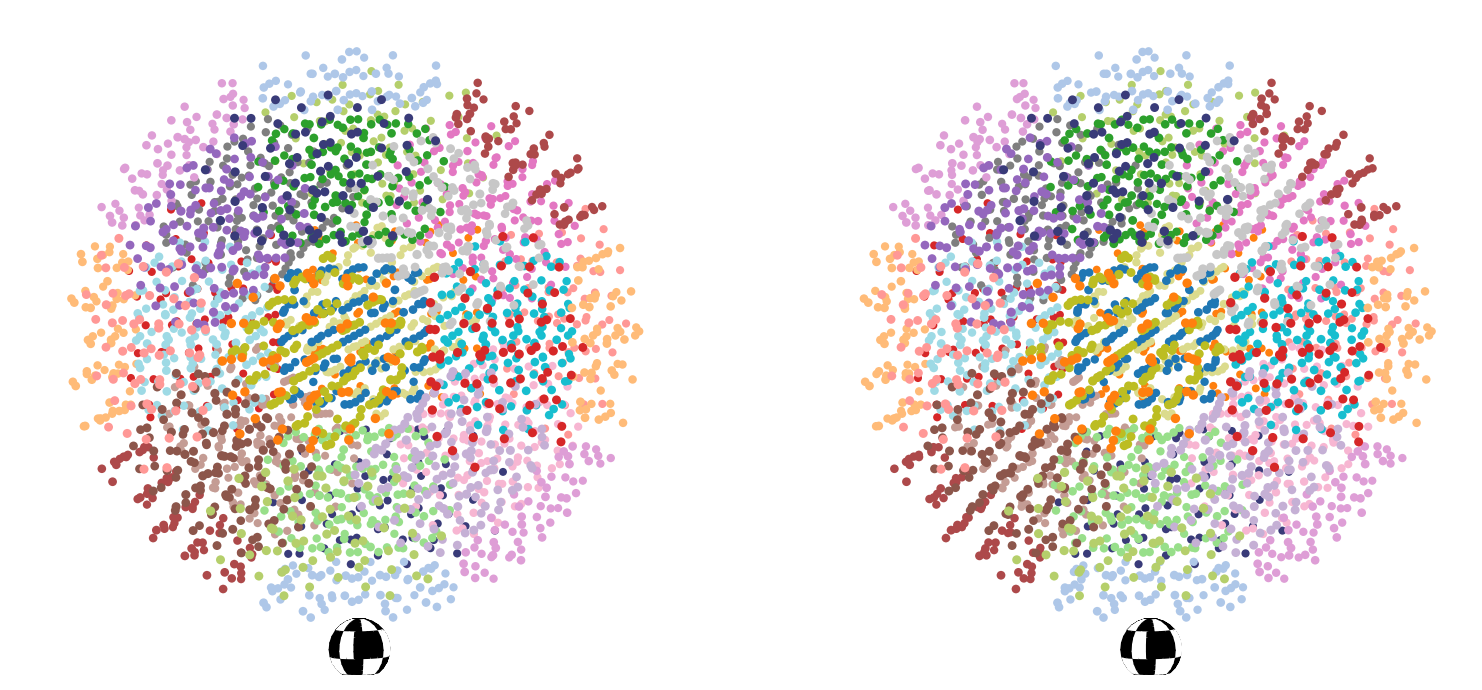

This chart was generated by the following Python code:
#!/usr/bin/env python3
"""
stereo3d_end_to_end.py

3D-only stereo axes + rewritten Figure7 usage (UI + GIF + save).

Key fixes vs your broken rendition:
  1) No dist= passed to Axes3D.view_init (Matplotlib version-safe).
  2) Uses the reference shareview + quaternion-linked view_init override.
  3) Explicit stereo mode:
       - mode="parallel": left panel = left eye, right panel = right eye
       - mode="cross":    left panel = right eye, right panel = left eye
     This matches what your eyes actually do. If you cross-view, use mode="cross"
     OR set ipd negative (reference convention). This code supports both.

Dependencies: your project modules:
  grid_FZ.py, laue_ops.py, orientation_ops.py
"""

from __future__ import annotations

import io
import json
import math
import multiprocessing as mp
import os
from dataclasses import asdict, dataclass
from pathlib import Path
from typing import Any, Dict, List, Optional, Tuple

import numpy as np
import torch
from torch import Tensor

import matplotlib
import matplotlib.pyplot as plt
from matplotlib import _api
from matplotlib.colors import BoundaryNorm, ListedColormap
from matplotlib.figure import Figure
from matplotlib.widgets import Button, CheckButtons, Slider, TextBox
from matplotlib.backends.backend_agg import FigureCanvasAgg as FigureCanvas
from mpl_toolkits.mplot3d.axes3d import Axes3D, _Quaternion

from PIL import Image


# =========================
# Stereo 3D axes (reference-faithful)
# =========================


def _view_init_linked(
    self: Axes3D, elev=None, azim=None, roll=None, vertical_axis="z", share=False
):
    """
    Reference-style override for Axes3D.view_init:
      - updates shared 'view' siblings
      - preserves relative stereo offsets via quaternion correction
    """
    # IMPORTANT: do not hard-reset dist here; that was a subtle bug in many renditions.
    # Reference sets self._dist=10 unconditionally; that *fights* external zoom control.
    # Keep current zoom instead.
    if not hasattr(self, "_dist"):
        self._dist = 10

    if elev is None:
        elev = self.initial_elev
    if azim is None:
        azim = self.initial_azim
    if roll is None:
        roll = self.initial_roll

    vertical_axis = _api.check_getitem(dict(x=0, y=1, z=2), vertical_axis=vertical_axis)

    if share:
        axes = {sib for sib in self._shared_axes["view"].get_siblings(self)}
        axes.remove(self)
        axes = [self] + list(axes)
    else:
        axes = [self]

    # Apply the requested angles to self, then derive sibling angles by rotating
    # around z by the difference in stereo_offset
    for ax in axes:
        _elev, _azim, _roll = elev, azim, roll

        if (
            hasattr(ax, "stereo_offset")
            and hasattr(self, "stereo_offset")
            and ax is not self
        ):
            q = _Quaternion.from_cardan_angles(*np.deg2rad((_elev, _azim, _roll)))
            th = np.deg2rad(self.stereo_offset - ax.stereo_offset)
            k = np.array([0.0, 0.0, 1.0])
            dq = _Quaternion(np.cos(th), k * np.sin(th))
            q2 = dq * q
            _elev, _azim, _roll = np.rad2deg(q2.as_cardan_angles())

        ax.elev = _elev
        ax.azim = _azim
        ax.roll = _roll
        ax._vertical_axis = vertical_axis


def _set_zoom(ax: Axes3D, dist: float) -> None:
    # Matplotlib versions differ: some have ax.dist property, but _dist exists everywhere.
    if hasattr(ax, "dist"):
        try:
            ax.dist = float(dist)
            return
        except Exception:
            pass
    ax._dist = float(dist)


class AxesStereo3D:
    """
    3D-only stereo axes wrapper.

    Conventions:
      - center azim/elev are the cyclopean camera angles
      - per-eye is azim +/- offset

    mode:
      - "parallel": left subplot shows left-eye view
      - "cross":    left subplot shows right-eye view (for cross-eyed viewing)
    """

    def __init__(
        self,
        fig: Optional[Figure] = None,
        axs: Optional[Tuple[Axes3D, Axes3D]] = None,
        *,
        eye_balance: float = -1.0,
        d: float = 350.0,
        ipd: float = 65.0,
        mode: str = "cross",
    ):
        self.eye_balance = float(eye_balance)
        self.d = float(d)
        self.ipd = float(ipd)
        self.mode = str(mode).lower()
        if self.mode not in ("parallel", "cross"):
            raise ValueError("mode must be 'parallel' or 'cross'")

        if fig is None and axs is None:
            fig, axs = plt.subplots(1, 2, subplot_kw={"projection": "3d"})
            axL, axR = axs[0], axs[1]
        elif axs is None:
            axL = fig.add_subplot(121, projection="3d")
            axR = fig.add_subplot(122, projection="3d")
        else:
            fig = axs[0].figure
            axL, axR = axs

        self.fig = fig
        self.ax_left = axL
        self.ax_right = axR

        self.ax_left.sharex(self.ax_right)
        self.ax_left.sharey(self.ax_right)
        self.ax_left.sharez(self.ax_right)

        # Share view state and install reference-style linked view_init
        self.ax_left.shareview(self.ax_right)
        self.ax_left.view_init = _view_init_linked.__get__(self.ax_left, Axes3D)
        self.ax_right.view_init = _view_init_linked.__get__(self.ax_right, Axes3D)

    def calc_3d_offsets(self) -> Tuple[float, float]:
        # Reference formula
        ang = 90.0 - np.rad2deg(np.arctan(2.0 * self.d / max(abs(self.ipd), 1e-12)))
        offset = (ang / 2.0) * np.sign(self.ipd)
        offL = (self.eye_balance + 1.0) / 2.0 * offset
        offR = (1.0 - self.eye_balance) / 2.0 * offset
        return float(offL), float(offR)

    def set_view(
        self,
        *,
        elev: float,
        azim: float,
        roll: Optional[float] = None,
        zoom_dist: Optional[float] = None,
    ):
        # Set zoom separately (no dist= keyword)
        if zoom_dist is not None:
            _set_zoom(self.ax_left, zoom_dist)
            _set_zoom(self.ax_right, zoom_dist)

        offL, offR = self.calc_3d_offsets()

        # For "cross" mode, swap which eye goes to which subplot.
        # This matches: left eye looks at right subplot.
        if self.mode == "parallel":
            # left subplot = left eye; right subplot = right eye
            self.ax_left.stereo_offset = -offL
            self.ax_right.stereo_offset = +offR
            self.ax_left.view_init(elev=elev, azim=azim - offL, roll=roll, share=True)
            self.ax_right.view_init(elev=elev, azim=azim + offR, roll=roll, share=True)
        else:
            # left subplot = right eye; right subplot = left eye
            self.ax_left.stereo_offset = +offR
            self.ax_right.stereo_offset = -offL
            self.ax_left.view_init(elev=elev, azim=azim + offR, roll=roll, share=True)
            self.ax_right.view_init(elev=elev, azim=azim - offL, roll=roll, share=True)

    def __getattr__(self, name: str):
        # Pass-through that forces stereo view offsets before any plotting call
        def method(*args, **kwargs):
            ax_method = getattr(self.ax_left, name, None)
            if ax_method is None:
                raise AttributeError(name)

            # Compute offsets and apply *relative to current shared azim*
            offL, offR = self.calc_3d_offsets()

            # In shareview, ax_left.azim represents the shared base after interaction.
            base_elev = float(getattr(self.ax_left, "elev", 0.0))
            base_azim = float(getattr(self.ax_left, "azim", 0.0))
            base_roll = (
                float(getattr(self.ax_left, "roll", 0.0))
                if hasattr(self.ax_left, "roll")
                else None
            )

            # Re-apply stereo separation around the shared base
            if self.mode == "parallel":
                self.ax_left.stereo_offset = -offL
                self.ax_right.stereo_offset = +offR
                self.ax_left.view_init(
                    elev=base_elev, azim=base_azim - offL, roll=base_roll, share=True
                )
                self.ax_right.view_init(
                    elev=base_elev, azim=base_azim + offR, roll=base_roll, share=True
                )
            else:
                self.ax_left.stereo_offset = +offR
                self.ax_right.stereo_offset = -offL
                self.ax_left.view_init(
                    elev=base_elev, azim=base_azim + offR, roll=base_roll, share=True
                )
                self.ax_right.view_init(
                    elev=base_elev, azim=base_azim - offL, roll=base_roll, share=True
                )

            resL = getattr(self.ax_left, name)(*args, **kwargs)
            resR = getattr(self.ax_right, name)(*args, **kwargs)
            return (resL, resR)

        return method


# =========================
# Rewritten Figure7 usage
# =========================

matplotlib.rcParams["pdf.fonttype"] = 42
matplotlib.rcParams["ps.fonttype"] = 42

LAUE_O = 11
CARD_O = 24
H_MAX = (3.0 * math.pi / 4.0) ** (1.0 / 3.0)
N_AUG_MIN = 100
N_AUG_MAX = 10_000
DEVICE = torch.device("cuda" if torch.cuda.is_available() else "cpu")
SETTINGS_FILE = Path("figure7.json")
DEFAULT_STEM = "figure7"

# Your project modules
from grid_FZ import cu_kr_grid, kr_sample_laue
from laue_ops import laue_elements
from orientation_ops import cu2qu, qu_norm, qu_prod, qu_std, qu2ho


@dataclass
class Settings:
    point_size: float = 5.0
    lattice_mode: str = "fcc"  # "fcc" (default) or "primitive"
    grid_index: int = 0
    operator_enabled: List[bool] = None

    style_axis_off: bool = True
    style_ortho: bool = True
    style_panes_visible: bool = False
    style_grid: bool = False

    d: float = 350.0
    ipd: float = 65.0
    zoom_dist: float = 7.0

    stereo_mode: str = "cross"  # fixed: always cross

    gif_frames_per_360: int = 36
    gif_elevation: float = 20.0
    gif_duration_ms: int = 100
    gif_size_by_distance: bool = False

    def __post_init__(self):
        if self.operator_enabled is None:
            self.operator_enabled = [True] * CARD_O


@dataclass
class PrecomputedGrid:
    lattice_mode: str
    semi_edge: int
    h_lattice: int
    n_fz: int
    n_aug: int
    ho: np.ndarray
    op_idx: np.ndarray


_GIF_POOL_DATA: Dict[str, Any] = {}


def _init_gif_pool(payload: Dict[str, Any]):
    global _GIF_POOL_DATA
    _GIF_POOL_DATA = payload


def _render_gif_frame(task: Tuple[int, float]) -> Tuple[int, bytes]:
    idx, azC = task
    cfg = _GIF_POOL_DATA

    fig = Figure(figsize=cfg["figsize"], dpi=cfg["dpi"])
    _ = FigureCanvas(fig)
    axL = fig.add_subplot(121, projection="3d")
    axR = fig.add_subplot(122, projection="3d")
    ax_stereo = AxesStereo3D(
        fig=fig,
        axs=(axL, axR),
        eye_balance=-1.0,
        d=cfg["d"],
        ipd=cfg["ipd"],
        mode="cross",
    )
    ax_stereo.set_view(elev=cfg["elev"], azim=float(azC), zoom_dist=cfg["zoom_dist"])

    r = float(cfg["r"])
    for ax in (ax_stereo.ax_left, ax_stereo.ax_right):
        ax.cla()
        set_equal_zoom(ax, r)
        style_3d(
            ax,
            axis_off=cfg["style_axis_off"],
            ortho=cfg["style_ortho"],
            panes_visible=cfg["style_panes_visible"],
            grid=cfg["style_grid"],
        )

    ho = cfg["ho"]
    c = cfg["c"]
    if ho.shape[0] > 0:
        cmap, norm = cyclic_cmap_24()
        if cfg["gif_size_by_distance"]:
            elev_r = np.deg2rad(float(cfg["elev"]))
            ar = np.deg2rad(float(azC))
            cam = float(cfg["zoom_dist"]) * np.array(
                [
                    np.cos(elev_r) * np.cos(ar),
                    np.cos(elev_r) * np.sin(ar),
                    np.sin(elev_r),
                ]
            )
            dists = np.linalg.norm(ho - cam, axis=1)
            ref = max(float(np.median(dists)), 1e-6)
            sizes = float(cfg["point_size"]) * ref / dists
            sizes = np.clip(
                sizes, float(cfg["point_size"]) * 0.2, float(cfg["point_size"]) * 5.0
            )
        else:
            sizes = float(cfg["point_size"])

        ax_stereo.scatter(
            ho[:, 0],
            ho[:, 1],
            ho[:, 2],
            c=c,
            cmap=cmap,
            norm=norm,
            s=sizes,
            edgecolors="none",
            alpha=1.0,
        )

    _add_tracker_sphere(ax_stereo, r)

    buf = io.BytesIO()
    fig.savefig(buf, format="png", dpi=cfg["dpi"], bbox_inches="tight")
    plt.close(fig)
    return idx, buf.getvalue()


@torch.no_grad()
def _cubochoric_fcc_grid(h: int, device: torch.device) -> Tensor:
    cu_max = 0.5 * math.pi ** (2.0 / 3.0)
    u = torch.linspace(-cu_max, cu_max, 2 * h + 2, device=device, dtype=torch.float64)
    u = u[:-1]
    u = u + 0.5 * (u[1] - u[0])
    x, y, z = torch.meshgrid(u, u, u, indexing="ij")

    idx = torch.arange(-h, h + 1, device=device)
    i, j, k = torch.meshgrid(idx, idx, idx, indexing="ij")
    mask = ((i + j + k) % 2) == 0
    return torch.stack([x[mask], y[mask], z[mask]], dim=-1)


@torch.no_grad()
def _kr_fcc_grid(h: int) -> Tensor:
    cu = _cubochoric_fcc_grid(h, DEVICE)
    qu = qu_norm(qu_std(cu2qu(cu)))
    return qu_norm(qu_std(kr_sample_laue(qu, LAUE_O)))


@torch.no_grad()
def _augment_qu_fz_to_homochoric(
    qu_fz: Tensor, ops: Tensor
) -> Tuple[np.ndarray, np.ndarray]:
    qu_fz = qu_norm(qu_std(qu_fz)).to(DEVICE)
    n_fz = qu_fz.shape[0]
    ho_list: List[Tensor] = []
    op_idx_list: List[Tensor] = []
    for i in range(ops.shape[0]):
        q_op = qu_norm(qu_prod(qu_fz, ops[i : i + 1].expand(n_fz, -1)))
        ho_list.append(qu2ho(q_op))
        op_idx_list.append(torch.full((n_fz,), i, dtype=torch.long, device=DEVICE))
    ho = torch.cat(ho_list, dim=0).cpu().numpy()
    op_idx = torch.cat(op_idx_list, dim=0).cpu().numpy()
    return ho, op_idx


def precompute_grids(lattice_mode: str) -> List[PrecomputedGrid]:
    ops = laue_elements(LAUE_O).to(device=DEVICE, dtype=torch.float64)
    grids: List[PrecomputedGrid] = []
    for h in range(2, 20):
        if lattice_mode == "fcc":
            n_fz = ((2 * h + 1) ** 3 + 1) // 2
        else:
            n_fz = (2 * h + 1) ** 3
        n_aug = CARD_O * n_fz
        if n_aug < N_AUG_MIN:
            continue
        if n_aug > N_AUG_MAX:
            break
        if lattice_mode == "fcc":
            qu_fz = _kr_fcc_grid(h)
        else:
            qu_fz = cu_kr_grid(h, LAUE_O, DEVICE)
        n_actual = qu_fz.shape[0]
        if n_actual != n_fz:
            n_fz = n_actual
            n_aug = CARD_O * n_fz
            if n_aug > N_AUG_MAX:
                continue
        ho, op_idx = _augment_qu_fz_to_homochoric(qu_fz, ops)
        grids.append(
            PrecomputedGrid(
                lattice_mode=lattice_mode,
                semi_edge=h,
                h_lattice=h,
                n_fz=n_fz,
                n_aug=n_aug,
                ho=ho,
                op_idx=op_idx,
            )
        )
    return grids


def cyclic_cmap_24() -> Tuple[ListedColormap, BoundaryNorm]:
    colors = [plt.cm.tab20(i / 19) for i in range(20)]
    colors += [plt.cm.tab20b((i - 20) / 3) for i in range(20, 24)]
    colors = [(*c[:3], 1.0) for c in colors]
    cmap = ListedColormap(colors)
    norm = BoundaryNorm(np.arange(25) - 0.5, cmap.N)
    return cmap, norm


def sort_operators_by_w(ops: Tensor) -> Tuple[np.ndarray, np.ndarray]:
    w = ops[:, 0].detach().cpu().numpy()
    idx = np.argsort(w)[::-1]
    return idx, w[idx]


def style_3d(
    ax: Axes3D, *, axis_off: bool, ortho: bool, panes_visible: bool, grid: bool
) -> None:
    ax.set_axis_off() if axis_off else ax.set_axis_on()
    ax.set_proj_type("ortho" if ortho else "persp")
    for a in (ax.xaxis, ax.yaxis, ax.zaxis):
        try:
            a.pane.set_visible(panes_visible)
        except Exception:
            pass
    ax.grid(grid)


def set_equal_zoom(ax: Axes3D, r: float) -> None:
    ax.set_xlim(-r, r)
    ax.set_ylim(-r, r)
    ax.set_zlim(-r, r)
    ax.set_box_aspect((1, 1, 1))


def _add_tracker_sphere(ax_stereo: AxesStereo3D, r_plot: float) -> None:
    cx, cy, cz = 0.0, 0.0, -1.05 * r_plot
    rad = 0.1 * r_plot
    n_u, n_v = 24, 14
    u = np.linspace(0, 2 * np.pi, n_u + 1)
    v = np.linspace(0, np.pi, n_v + 1)
    U, V = np.meshgrid(u, v)
    X = cx + rad * np.sin(V) * np.cos(U)
    Y = cy + rad * np.sin(V) * np.sin(U)
    Z = cz + rad * np.cos(V)
    C = (np.sin(4 * U) * np.sin(4 * V) > 0).astype(float)
    cmap = ListedColormap(["#000000", "#FFFFFF"])
    facecolors = cmap(C)
    kwargs = dict(facecolors=facecolors, shade=False, rstride=1, cstride=1)
    ax_stereo.ax_left.plot_surface(X, Y, Z, **kwargs)
    ax_stereo.ax_right.plot_surface(X, Y, Z, **kwargs)


def plot_homochoric_ball(
    grid: PrecomputedGrid,
    ax_stereo: AxesStereo3D,
    *,
    point_size: float,
    operator_mask: Optional[np.ndarray],
    size_by_distance: bool,
    style_axis_off: bool,
    style_ortho: bool,
    style_panes_visible: bool,
    style_grid: bool,
):
    ho = grid.ho.copy()
    c = grid.op_idx.copy()

    if operator_mask is not None:
        m = operator_mask[grid.op_idx]
        ho = ho[m]
        c = c[m]

    r = 1.05 * H_MAX
    for ax in (ax_stereo.ax_left, ax_stereo.ax_right):
        ax.cla()
        set_equal_zoom(ax, r)
        style_3d(
            ax,
            axis_off=style_axis_off,
            ortho=style_ortho,
            panes_visible=style_panes_visible,
            grid=style_grid,
        )

    cmap, norm = cyclic_cmap_24()

    if ho.shape[0] > 0:
        if size_by_distance:
            # Cyclopean camera pos from the shared view (base angles)
            elev = float(getattr(ax_stereo.ax_left, "elev", 0.0))
            azim = float(getattr(ax_stereo.ax_left, "azim", 0.0))
            dist = float(getattr(ax_stereo.ax_left, "_dist", 7.0))
            er = np.deg2rad(elev)
            ar = np.deg2rad(azim)
            cam = dist * np.array(
                [np.cos(er) * np.cos(ar), np.cos(er) * np.sin(ar), np.sin(er)]
            )
            dists = np.linalg.norm(ho - cam, axis=1)
            ref = max(float(np.median(dists)), 1e-6)
            sizes = point_size * ref / dists
            sizes = np.clip(sizes, point_size * 0.2, point_size * 5.0)
        else:
            sizes = point_size

        ax_stereo.scatter(
            ho[:, 0],
            ho[:, 1],
            ho[:, 2],
            c=c,
            cmap=cmap,
            norm=norm,
            s=sizes,
            edgecolors="none",
            alpha=1.0,
        )

    _add_tracker_sphere(ax_stereo, r)


class Figure7App:
    def __init__(self, grids_by_lattice: Dict[str, List[PrecomputedGrid]]):
        self.grids_by_lattice = grids_by_lattice
        self.s = Settings()
        self.s.stereo_mode = "cross"
        self._loading = False

        ops = laue_elements(LAUE_O)
        self._op_sorted_indices, self._op_sorted_w = sort_operators_by_w(ops)

        self.ax_stereo = AxesStereo3D(
            eye_balance=-1.0, d=self.s.d, ipd=self.s.ipd, mode="cross"
        )
        self.ax_stereo.set_view(elev=0.0, azim=0.0, zoom_dist=self.s.zoom_dist)

        self.fig_ui = plt.figure("Figure 6 — Controls", figsize=(5.8, 7.4), dpi=110)
        self.fig_ui.patch.set_facecolor("white")

        self._widgets: Dict[str, Any] = {}
        self._operator_panels: List[Tuple[List[int], CheckButtons]] = []
        self._ax_info = None

        self._build_ui()
        self._bind_callbacks()
        self.redraw()

    def _build_ui(self):
        self._widgets.clear()
        self._operator_panels.clear()

        xL, wL = 0.06, 0.41
        xR, wR = 0.53, 0.41
        h = 0.022
        dy = 0.048

        def _heading(x0: float, y0: float, w0: float, text: str):
            ax = self.fig_ui.add_axes([x0, y0, w0, 0.012])
            ax.set_axis_off()
            ax.text(
                0.0, 0.0, text.upper(), fontsize=8, fontweight="bold", color="#4b5563"
            )

        def _add_slider(
            name: str,
            x0: float,
            y0: float,
            w0: float,
            label: str,
            lo: float,
            hi: float,
            val: float,
            step=None,
        ):
            ax = self.fig_ui.add_axes([x0, y0, w0, h])
            slider = Slider(ax, label, lo, hi, valinit=val, valstep=step)
            slider.label.set_fontsize(8.7)
            slider.label.set_ha("left")
            slider.label.set_va("bottom")
            slider.label.set_position((0.0, 1.10))
            slider.valtext.set_fontsize(8.2)
            slider.valtext.set_ha("right")
            slider.valtext.set_va("bottom")
            slider.valtext.set_position((1.0, 1.10))
            self._widgets[name] = slider
            return y0 - dy

        def _add_check(
            name: str, x0: float, y0: float, w0: float, label: str, checked: bool
        ):
            ax = self.fig_ui.add_axes([x0, y0, w0, h])
            cb = CheckButtons(ax, [label], [checked])
            for txt in cb.labels:
                txt.set_fontsize(8.4)
            self._widgets[name] = cb
            return y0 - dy * 0.82

        yL = 0.94
        yR = 0.94

        _heading(xL, yL, wL, "Grid")
        yL -= 0.040
        n_grids_default = len(self.grids_by_lattice.get("fcc", []))
        yL = _add_check("lattice_fcc", xL, yL, wL, "FCC KR lattice", True)
        yL = _add_slider(
            "grid_index", xL, yL, wL, "Grid", 0, max(0, n_grids_default - 1), 0, step=1
        )
        yL = _add_slider(
            "point_size", xL, yL, wL, "Point size", 1, 100, self.s.point_size
        )

        self._ax_info = self.fig_ui.add_axes([xL, yL - 0.006, wL, 0.050])
        self._ax_info.set_axis_off()
        yL -= 0.070

        _heading(xL, yL, wL, "Stereo (cross fixed)")
        yL -= 0.040
        yL = _add_slider("d", xL, yL, wL, "d (mm)", 200, 2000, self.s.d)
        yL = _add_slider("ipd", xL, yL, wL, "ipd (mm)", -80, 80, self.s.ipd)
        yL = _add_slider("zoom_dist", xL, yL, wL, "Zoom", 3, 25, self.s.zoom_dist)

        _heading(xL, yL, wL, "3D style")
        yL -= 0.042
        style_h = 0.028
        style_items = [
            ("style_axis_off", "Hide axis", self.s.style_axis_off),
            ("style_ortho", "Ortho", self.s.style_ortho),
            ("style_panes_visible", "Panes", self.s.style_panes_visible),
            ("style_grid", "Grid", self.s.style_grid),
        ]
        cw = wL / 2
        for i, (key, label, checked) in enumerate(style_items):
            r = i // 2
            c = i % 2
            ax_s = self.fig_ui.add_axes(
                [xL + c * cw, yL - r * (style_h + 0.006), cw - 0.006, style_h]
            )
            cb = CheckButtons(ax_s, [label], [checked])
            for txt in cb.labels:
                txt.set_fontsize(8.2)
            self._widgets[key] = cb
        yL -= 2 * (style_h + 0.006) + 0.012

        _heading(xR, yR, wR, "GIF")
        yR -= 0.040
        yR = _add_slider(
            "gif_frames_per_360",
            xR,
            yR,
            wR,
            "Frames / 360°",
            4,
            360,
            self.s.gif_frames_per_360,
            step=1,
        )
        yR = _add_slider(
            "gif_elevation", xR, yR, wR, "Elevation (°)", -90, 90, self.s.gif_elevation
        )
        yR = _add_slider(
            "gif_duration_ms",
            xR,
            yR,
            wR,
            "Duration (ms)",
            20,
            500,
            self.s.gif_duration_ms,
            step=10,
        )
        yR = _add_check(
            "gif_size_by_distance",
            xR,
            yR,
            wR,
            "Size ∝ 1/distance",
            self.s.gif_size_by_distance,
        )

        _heading(xR, yR, wR, "File")
        yR -= 0.040
        ax_set = self.fig_ui.add_axes([xR, yR, wR, h])
        tb_set = TextBox(ax_set, "Settings", initial=str(SETTINGS_FILE))
        tb_set.label.set_fontsize(8.7)
        tb_set.label.set_ha("left")
        tb_set.label.set_va("bottom")
        tb_set.label.set_position((0.0, 1.08))
        if hasattr(tb_set, "text_disp"):
            tb_set.text_disp.set_fontsize(8.2)
        self._widgets["settings_path"] = tb_set
        yR -= dy

        ax_stem = self.fig_ui.add_axes([xR, yR, wR, h])
        tb_stem = TextBox(ax_stem, "Stem", initial=DEFAULT_STEM)
        tb_stem.label.set_fontsize(8.7)
        tb_stem.label.set_ha("left")
        tb_stem.label.set_va("bottom")
        tb_stem.label.set_position((0.0, 1.08))
        if hasattr(tb_stem, "text_disp"):
            tb_stem.text_disp.set_fontsize(8.2)
        self._widgets["output_stem"] = tb_stem
        yR -= dy + 0.006

        bw = (wR - 0.02) / 2
        self._widgets["save_settings"] = Button(
            self.fig_ui.add_axes([xR, yR, bw, 0.042]), "Save cfg"
        )
        self._widgets["load_settings"] = Button(
            self.fig_ui.add_axes([xR + bw + 0.02, yR, bw, 0.042]), "Load cfg"
        )
        yR -= 0.052
        self._widgets["save_png"] = Button(
            self.fig_ui.add_axes([xR, yR, bw, 0.042]), "Save PNG"
        )
        self._widgets["save_pdf"] = Button(
            self.fig_ui.add_axes([xR + bw + 0.02, yR, bw, 0.042]), "Save PDF"
        )
        yR -= 0.052
        self._widgets["save_gif"] = Button(
            self.fig_ui.add_axes([xR, yR, wR, 0.042]), "Save GIF"
        )

        op_top = min(yL, yR) - 0.012
        _heading(0.06, op_top, 0.88, "Operators (sorted by w)")
        op_y = op_top - 0.215
        panel_h = 0.195

        left_idxs = list(self._op_sorted_indices[: CARD_O // 2])
        right_idxs = list(self._op_sorted_indices[CARD_O // 2 :])

        left_labels = [
            f"Op {idx:2d}  w={self._op_sorted_w[i]:.2f}"
            for i, idx in enumerate(left_idxs)
        ]
        left_states = [bool(self.s.operator_enabled[idx]) for idx in left_idxs]
        ax_ops_left = self.fig_ui.add_axes([0.06, op_y, 0.41, panel_h])
        cb_left = CheckButtons(ax_ops_left, left_labels, left_states)
        for txt in cb_left.labels:
            txt.set_fontsize(7.8)
        self._widgets["ops_left"] = cb_left
        self._operator_panels.append((left_idxs, cb_left))

        right_labels = [
            f"Op {idx:2d}  w={self._op_sorted_w[i + CARD_O // 2]:.2f}"
            for i, idx in enumerate(right_idxs)
        ]
        right_states = [bool(self.s.operator_enabled[idx]) for idx in right_idxs]
        ax_ops_right = self.fig_ui.add_axes([0.53, op_y, 0.41, panel_h])
        cb_right = CheckButtons(ax_ops_right, right_labels, right_states)
        for txt in cb_right.labels:
            txt.set_fontsize(7.8)
        self._widgets["ops_right"] = cb_right
        self._operator_panels.append((right_idxs, cb_right))

    def _sync_from_widgets(self):
        W = self._widgets
        self.s.point_size = float(W["point_size"].val)
        self.s.lattice_mode = "fcc" if W["lattice_fcc"].get_status()[0] else "primitive"
        self.s.grid_index = int(W["grid_index"].val)

        self.s.style_axis_off = W["style_axis_off"].get_status()[0]
        self.s.style_ortho = W["style_ortho"].get_status()[0]
        self.s.style_panes_visible = W["style_panes_visible"].get_status()[0]
        self.s.style_grid = W["style_grid"].get_status()[0]

        self.s.d = float(W["d"].val)
        self.s.ipd = float(W["ipd"].val)
        self.s.zoom_dist = float(W["zoom_dist"].val)
        self.s.stereo_mode = "cross"

        self.s.gif_frames_per_360 = int(W["gif_frames_per_360"].val)
        self.s.gif_elevation = float(W["gif_elevation"].val)
        self.s.gif_duration_ms = int(W["gif_duration_ms"].val)
        self.s.gif_size_by_distance = W["gif_size_by_distance"].get_status()[0]

        for indices, cb in self._operator_panels:
            states = cb.get_status()
            for i, orig_idx in enumerate(indices):
                self.s.operator_enabled[orig_idx] = bool(states[i])

    def _bind_callbacks(self):
        for name, w in self._widgets.items():
            if name in (
                "save_png",
                "save_pdf",
                "load_settings",
                "save_settings",
                "save_gif",
                "settings_path",
                "output_stem",
            ):
                continue
            if hasattr(w, "on_changed"):
                w.on_changed(lambda _: self.redraw())
            elif hasattr(w, "on_clicked"):
                w.on_clicked(lambda _: self.redraw())

        self._widgets["save_png"].on_clicked(self._save_png)
        self._widgets["save_pdf"].on_clicked(self._save_pdf)
        self._widgets["load_settings"].on_clicked(self._load_settings)
        self._widgets["save_settings"].on_clicked(self._save_settings)
        self._widgets["save_gif"].on_clicked(self._save_gif)

    def redraw(self):
        if self._loading:
            return
        self._sync_from_widgets()
        s = self.s

        grids = self.grids_by_lattice.get(s.lattice_mode, [])
        if not grids:
            fallback = "primitive" if s.lattice_mode == "fcc" else "fcc"
            grids = self.grids_by_lattice.get(fallback, [])
            s.lattice_mode = fallback
        if not grids:
            return

        idx = max(0, min(s.grid_index, len(grids) - 1))
        grid = grids[idx]

        # Update stereo parameters
        self.ax_stereo.d = s.d
        self.ax_stereo.ipd = s.ipd
        self.ax_stereo.mode = "cross"

        # Enforce a known base view every redraw (keeps UI deterministic).
        # Interaction still works between redraws; redraw resets.
        self.ax_stereo.set_view(elev=0.0, azim=0.0, zoom_dist=s.zoom_dist)

        operator_mask = np.array(s.operator_enabled, dtype=bool)

        plot_homochoric_ball(
            grid,
            self.ax_stereo,
            point_size=s.point_size,
            operator_mask=operator_mask,
            size_by_distance=s.gif_size_by_distance,
            style_axis_off=s.style_axis_off,
            style_ortho=s.style_ortho,
            style_panes_visible=s.style_panes_visible,
            style_grid=s.style_grid,
        )

        self._ax_info.clear()
        self._ax_info.set_axis_off()
        enabled_count = int(np.sum(operator_mask))
        self._ax_info.text(
            0,
            0.5,
            f"lattice={grid.lattice_mode}  h={grid.h_lattice}  N_FZ={grid.n_fz}  N_aug={grid.n_aug}  Ops enabled: {enabled_count}/{CARD_O}",
            fontsize=8,
            va="center",
            family="monospace",
        )

        self.ax_stereo.fig.canvas.draw_idle()
        self.fig_ui.canvas.draw_idle()

    def _save_png(self, _=None):
        stem = self._widgets["output_stem"].text.strip() or DEFAULT_STEM
        path = f"{stem}.png"
        self.ax_stereo.fig.savefig(path, dpi=150, bbox_inches="tight")
        print(f"Saved {path}")

    def _save_pdf(self, _=None):
        stem = self._widgets["output_stem"].text.strip() or DEFAULT_STEM
        path = f"{stem}.pdf"
        self.ax_stereo.fig.savefig(path, bbox_inches="tight")
        print(f"Saved {path}")

    def _save_gif(self, _=None):
        self._sync_from_widgets()
        s = self.s

        grids = self.grids_by_lattice.get(s.lattice_mode, [])
        if not grids:
            fallback = "primitive" if s.lattice_mode == "fcc" else "fcc"
            grids = self.grids_by_lattice.get(fallback, [])
        if not grids:
            return

        idx = max(0, min(s.grid_index, len(grids) - 1))
        grid = grids[idx]
        operator_mask = np.array(s.operator_enabled, dtype=bool)

        ho = grid.ho.copy()
        c = grid.op_idx.copy()
        if operator_mask is not None:
            m = operator_mask[grid.op_idx]
            ho = ho[m]
            c = c[m]

        r = 1.05 * H_MAX

        n_frames = max(2, int(s.gif_frames_per_360))
        step = 360.0 / n_frames
        azimuths = [i * step for i in range(n_frames)]
        elev = float(s.gif_elevation)
        dist = float(s.zoom_dist)

        frames: List[Image.Image] = []
        stem = self._widgets["output_stem"].text.strip() or DEFAULT_STEM
        outpath = f"{stem}.gif"
        dpi = 100
        # Suggested MP4 command (chosen settings from figure7compress.sh):
        # ffmpeg -y -v warning -i figure7.gif -vf
        # "fps=50,null,scale=960:-2:flags=lanczos" -an -c:v libx264 -preset slow
        # -crf 28 -pix_fmt yuv420p -movflags +faststart
        # sweep_out/rot_f50_w960_crf28.mp4

        payload = {
            "ho": ho,
            "c": c,
            "r": float(r),
            "point_size": float(s.point_size),
            "gif_size_by_distance": bool(s.gif_size_by_distance),
            "style_axis_off": bool(s.style_axis_off),
            "style_ortho": bool(s.style_ortho),
            "style_panes_visible": bool(s.style_panes_visible),
            "style_grid": bool(s.style_grid),
            "d": float(s.d),
            "ipd": float(s.ipd),
            "zoom_dist": float(dist),
            "elev": float(elev),
            "dpi": int(dpi),
            "figsize": tuple(float(v) for v in self.ax_stereo.fig.get_size_inches()),
        }

        tasks = list(enumerate(azimuths))
        max_workers = max(1, min(os.cpu_count() or 1, len(tasks)))
        print(f"Rendering GIF frames with pool ({max_workers} workers)...")

        rendered: List[Tuple[int, bytes]] = []
        try:
            ctx = mp.get_context("fork")
            with ctx.Pool(
                processes=max_workers,
                initializer=_init_gif_pool,
                initargs=(payload,),
            ) as pool:
                rendered = pool.map(_render_gif_frame, tasks)
        except Exception as e:
            print(f"Pool rendering failed ({e}); falling back to sequential rendering.")
            _init_gif_pool(payload)
            rendered = [_render_gif_frame(t) for t in tasks]

        rendered.sort(key=lambda t: t[0])
        for _, png_bytes in rendered:
            buf = io.BytesIO(png_bytes)
            frames.append(Image.open(buf).copy())

        if not frames:
            return

        duration_ms = max(20, int(s.gif_duration_ms))
        frames[0].save(
            outpath,
            save_all=True,
            append_images=frames[1:],
            duration=duration_ms,
            loop=0,
        )
        print(f"Saved {outpath} ({len(frames)} frames)")
        self.redraw()

    def _load_settings(self, _=None):
        settings_path = Path(
            self._widgets["settings_path"].text.strip() or str(SETTINGS_FILE)
        )
        if not settings_path.exists():
            print(f"{settings_path} not found.")
            return
        with open(settings_path) as f:
            data = json.load(f)
        for k, v in data.items():
            if hasattr(self.s, k):
                if k == "operator_enabled":
                    v = list(v) if isinstance(v, list) else [True] * CARD_O
                    v = [bool(x) for x in v[:CARD_O]]
                    v = v + [True] * (CARD_O - len(v))
                    setattr(self.s, k, v)
                elif k == "lattice_mode":
                    setattr(self.s, k, "fcc" if v == "fcc" else "primitive")
                elif k == "stereo_mode":
                    setattr(self.s, k, "cross")
                else:
                    setattr(self.s, k, v)

        self._loading = True
        try:
            self._widgets["point_size"].set_val(self.s.point_size)
            self._widgets["grid_index"].set_val(self.s.grid_index)
            self._widgets["d"].set_val(self.s.d)
            self._widgets["ipd"].set_val(self.s.ipd)
            self._widgets["zoom_dist"].set_val(self.s.zoom_dist)
            self._widgets["gif_frames_per_360"].set_val(self.s.gif_frames_per_360)
            self._widgets["gif_elevation"].set_val(self.s.gif_elevation)
            self._widgets["gif_duration_ms"].set_val(self.s.gif_duration_ms)

            fcc_checked = bool(self._widgets["lattice_fcc"].get_status()[0])
            want_fcc = self.s.lattice_mode == "fcc"
            if fcc_checked != want_fcc:
                self._widgets["lattice_fcc"].set_active(0)

            gif_checked = bool(self._widgets["gif_size_by_distance"].get_status()[0])
            if gif_checked != bool(self.s.gif_size_by_distance):
                self._widgets["gif_size_by_distance"].set_active(0)

            for key, desired in (
                ("style_axis_off", self.s.style_axis_off),
                ("style_ortho", self.s.style_ortho),
                ("style_panes_visible", self.s.style_panes_visible),
                ("style_grid", self.s.style_grid),
            ):
                got = bool(self._widgets[key].get_status()[0])
                if got != bool(desired):
                    self._widgets[key].set_active(0)

            for indices, cb in self._operator_panels:
                states = cb.get_status()
                for i, orig_idx in enumerate(indices):
                    got = bool(states[i])
                    want = bool(self.s.operator_enabled[orig_idx])
                    if got != want:
                        cb.set_active(i)
        finally:
            self._loading = False

        print(f"Loaded {settings_path}")
        self.redraw()

    def _save_settings(self, _=None):
        self._sync_from_widgets()
        self.s.stereo_mode = "cross"
        settings_path = Path(
            self._widgets["settings_path"].text.strip() or str(SETTINGS_FILE)
        )
        with open(settings_path, "w") as f:
            json.dump(asdict(self.s), f, indent=2)
        print(f"Saved {settings_path}")


def main():
    torch.set_default_dtype(torch.float64)
    print(
        "Precomputing grids (O, FCC + primitive KR, 100–10000 points after augmentation)..."
    )
    grids_fcc = precompute_grids("fcc")
    grids_primitive = precompute_grids("primitive")
    if not grids_fcc and not grids_primitive:
        print("No grids in range. Adjust N_AUG_MIN/N_AUG_MAX.")
        return
    print("Found FCC:", ", ".join(f"N_aug={g.n_aug}" for g in grids_fcc) or "none")
    print(
        "Found primitive:",
        ", ".join(f"N_aug={g.n_aug}" for g in grids_primitive) or "none",
    )
    _ = Figure7App({"fcc": grids_fcc, "primitive": grids_primitive})
    plt.show()


if __name__ == "__main__":
    main()
